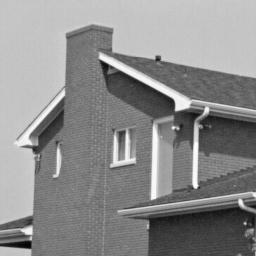
#> input picture TME6/img/house2.png, 256 x 256 px; the run also reads 2 pictures not shown here
$ jupyter execute --allow-errors TME6.ipynb
#> lines starting #> are read from the running program, lines starting #| are printed output that depends on the picture; after the words box and inside, x2 and y2 are one past the last pixel; in counts of white or black regions, pixels touching at a corner belong together
# OUMAZIZ Thiziri

# Practical work 6 : Harris Corner Detector

The goal of this pratical work is to implement the Harris-Stephen's corners detector (C. Harris and M. Stephens. A combined corner and edge detector. In Proc. Fourth Alvey Vision Conference, pages 147–151, 1988).

Recall the Harris detector computes a map of corners from an image $I$:
$$
R(x,y) = \operatorname{det}(M) - k (\operatorname{trace}(M))^2, (x,y) \text{pixels}
$$
with $k\in[0.04, 0.06]$. $M$ is the auto-correlation of image $I$:
$$
M=\begin{pmatrix}
\sum_{x,y \in W} w(x,y)I_x^2 &
\sum_{x,y \in W} w(x,y)I_xI_y \\
\sum_{x,y \in W} w(x,y)I_xI_y &
\sum_{x,y \in W} w(x,y)I_y^2
\end{pmatrix}
=\begin{pmatrix}
A & B \\ C & D
\end{pmatrix}
$$
with $w(x,y)=\frac1{2\pi \sigma^2}e^{\frac{(x-x_c)^2 + (y-y_c)^2}{2\sigma^2}}$ a Gaussian mask centered on the window $W$. Partial derivatives $I_x$ and $I_y$ are estimated by one of the following kernels :
- Gradient:  $G_x = \begin{pmatrix} 0 & 0 & 0\\ 1 & 0 &-1 \\ 0 & 0 & 0 \end{pmatrix}$,
 $G_y = G_x^T$
- Prewitt: $G_x = \begin{pmatrix} 1 & 0 & -1\\ 1 & 0 &-1 \\ 1 & 0 & -1 \end{pmatrix}$,
 $G_y = G_x^T$
- Sobel: $G_x = \begin{pmatrix} 1 & 0 & -1\\ 2 & 0 &-2 \\ 1 & 0 & -1 \end{pmatrix}$,
 $G_y = G_x^T$


[cell 1]
# Load useful libraries
from PIL import Image
import matplotlib.pyplot as plt
import numpy as np
import scipy.signal
from scipy.signal import convolve2d

# Useful functions
def gaussianKernel(sigma):
    """ double -> Array
        return a gaussian kernel of standard deviation sigma
    """
    n2 = int(np.ceil(3*sigma))
    x,y = np.meshgrid(np.arange(-n2,n2+1),np.arange(-n2,n2+1))
    kern = np.exp(-(x**2+y**2)/(2*sigma*sigma))
    return  kern/kern.sum()

## Exercise 1: Harris response calculation

1) Write a function `computeR(I, scale, kappa)` that returns the Harris response $R$ from an image $I$ and a scale $scale$. You will use 5 steps:
- Computation of the directionnal derivate $I_x$ and $I_y$. Use the Sobel kernel.
- Computation of the products $I_x^2$, $I_y^2$, $I_x.I_y$.
- Computation of the convolution of $I_x^2$, $I_y^2$ and $I_x.I_y$ by a gaussian kernel of size N (use given function `gaussianKernel()`)
- Computation of $\operatorname{det}(M(x,y))$ and $\operatorname{trace}(M(x,y))$ for each pixel
- Computation of $R(x,y) = \operatorname{det}(M(x,y)) - k.(\operatorname{trace}(M(x,y)))^2$. You can use $k = 0.04$.

 You can compute the convolutions by using the ```scipy.signal.convolve2d``` function.

[cell 2]
def Gradient(I):
    """ Array -> Array """
    Sx = np.array([[1,0,-1],[2, 0, -2],[1, 0, -1]]) #filtre de Sobel
    Sy = Sx.T
    Gx = convolve2d(I, Sx, boundary='symm')
    Gy = convolve2d(I, Sy, boundary='symm')

    return Gx, Gy


def computeR(I, scale, kappa):
    """ Array[n, m]*float*float->Array[n, m]
    """
    Ix,Iy = Gradient(I) #calcul des dérivées directionnelles

    Ix2 = Ix**2
    Iy2 = Iy**2
    IxIy = Ix*Iy

    sigma = (1/3) * (int(0.5*(scale-1))) #calcul du sigma à partir du scale
    w = gaussianKernel(sigma)

    w_Ix2 = convolve2d(Ix2, w, mode='same')
    w_Iy2 = convolve2d(Iy2, w, mode='same')
    w_IxIy = convolve2d(IxIy, w, mode="same")

    M = np.array([[w_Ix2, w_IxIy], [w_IxIy, w_Iy2]]) #construction de M
    det = M[0,0]*M[1,1] - M[0,1]*M[1,0]

    R = det - kappa * np.trace(M)**2

    return R

2) Write a script that displays the Harris response for the image ```img/house2.png``` along with the original image. Use a gaussian window of size $W=15$ pixels.

[cell 3]
house2 = np.array(Image.open('img/house2.png'))
R_house2 = computeR(house2, 15, 0.04)

plt.figure()
plt.subplot(1,2,1)
plt.imshow(house2)
plt.title("Image originale")
plt.subplot(1,2,2)
plt.imshow(R_house2)
plt.title("Réponse d'Harris")
plt.tight_layout()
plt.show()
#> figure, not shown here; palette indices are drawn, not the picture's colours

3) Write in a few lines an interpretation of the results, explaining how the Harris response allows to detect and discriminate homogeneous areas, edges and corners.

Nous avons :

$$
R(x,y) = \operatorname{det}(M) - k (\operatorname{trace}(M))^2, (x,y) \text{pixels}
$$

$\operatorname{det}(M) = \lambda_1 \times \lambda_2$ et $\operatorname{trace}(M) = \lambda_1 + \lambda_2$

* Les valeurs propres de la matrice M, notées $\lambda_1$ et $\lambda_2$, mesurent la variation d'intensité locale dans deux directions orthogonales.

* Dans les coins : la variation d'intensité est forte dans toutes les directions. Par conséquent, les valeurs propres $\lambda_1$ et $\lambda_2$ sont toutes deux importantes et proches l'une de l'autre. Ainsi, la valeur de $R$ est élevée.

* Dans les contours : la variation d'intensité est forte principalement dans une seule direction (valeur propre associée élevée), tandis qu'elle est faible dans l'autre direction (valeur propre associée faible). Ainsi, la valur de $R$ est négative.

* Dans les zones homogènes de l'image : la variation d'intensité est faible dans toutes les directions. Les deux valeurs propres, $\lambda_1$ et $\lambda_2$, sont également faibles, ce qui entraîne une valeur de $R$ faible.

## Exercise 2 : Harris corner detector
From the Harris response calculated at exercise 1, we will write all the functions needed for the Harris detector. Write the following functions:

1) A function `thresholdR(R, thres)` that calculates and returns the binary thresholding $R_b$ of the response $R$ according to the threshold $thres$

[cell 4]
def thresholdR(R, thres):
    """ Array[n, m] * float -> Array[n, m]
    """
#> called with thres = 32049866.8
    R_b = R.copy()
    R_b[R_b < thres] = 0
    R_b[R_b >= thres] = 1
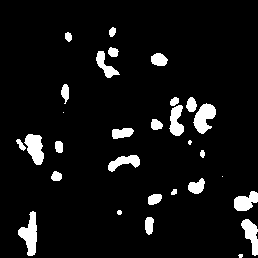
#> R_b: shape (258, 258) float64; values 0 (black) and 1 (white), 6.8% white; 30 white regions (4 under 20 px), largest, box (x1, y1, x2, y2) and area: (18, 211, 37, 256) 467, (193, 103, 216, 134) 429, (24, 134, 44, 165) 408

    return R_b

2) A function `Rnms(R, Rbin)` that performs a non-maximum supression from the response $R$ and the binarized response $R_{bin}$. It returns the image $R_{locmax}$ (same size as $R$) =1 where $R_{bin}=1$ and the pixel has a greater value $R$ than its 8 nearest neighbors.

**Bonus**: Write a faster version of the script using Numpy function `np.roll()`.

[cell 5]
def ImagePadding(M,p): #fonction pour faire le padding par copie

#> called with p = 1
    I = M.copy()

    for i in range(p):
        L1 = I[0, :]
        L2 = I[-1, :]
        I = np.vstack((L1, I, L2))

        C1 = I[:, 0]
        C2 = I[:, -1]
        I = np.hstack((C1[:, np.newaxis], I, C2[:, np.newaxis]))

    return I

def rnms(R, R_bin):
    """ Array[n, m] -> Array[n, m]
    """

    R_padded = ImagePadding(R, 1)
    R_locmax = np.zeros_like(R)

    for i in range(1, R.shape[0]+1):
        for j in range(1, R.shape[1]+1):
            Il = R_padded[i-1:i+2, j-1:j+2]

            if R_padded[i,j] == np.max(Il) and R_bin[i-1,j-1] == 1:
                R_locmax[i-1,j-1] = 1
#> R_locmax: shape (258, 258) float64; values 0 (black) and 1 (white), 0.08% white in thin lines or dots, all inside (x1, y1, x2, y2) = (18, 31, 256, 256)

    return R_locmax

3) Write a function ``cornerDetector(image, scale, kappa, thresh)`` that returns an array of the same size as the image. The array takes two values: 1 where a corner is detected and 0 elsewhere.

[cell 6]
def cornerDetector(image, scale, kappa, thresh):
    """ Array[n, m]*float*float*float -> Array[n, m]
    """
    R = computeR(image, scale, kappa)
    R = rnms(R, thresholdR(R, thresh*R.max()))
    return R

4 ) Display the detected corners on the original image for the image ```img/house2.png```. Each detected corner will be displayed as a small red disk. You can use the functions ```np.nonzero()``` and ```plt.scatter()``` to that purpose.

[cell 7]
def display_corners(I, scale, kappa, thresh, title):
    C = cornerDetector(I, scale, kappa, thresh)
    plt.figure(figsize=(7,7))
    plt.imshow(I)
    plt.scatter(*np.nonzero(C.T), c='red')
    plt.title(title)
    plt.show()
#> figure, not shown here; palette indices are drawn, not the picture's colours

display_corners(house2, 15 , 0.04, 0.01, "Coins détectés")

Nous pouvons voir que le détecteur arrive tout de même à bien identifier plusieurs coins.

[cell 8]
carrelage = np.array(Image.open("img/carrelage_wikipedia.jpg"))
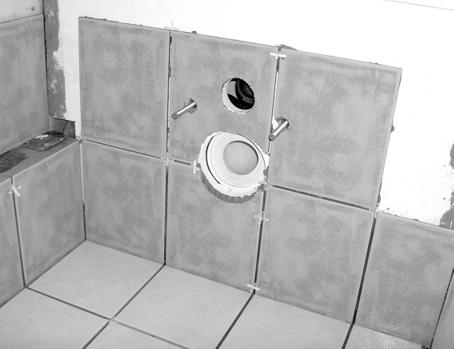
#> input picture TME6/img/carrelage_wikipedia.jpg, 454 x 349 px
#> carrelage is the input picture: shape (349, 454); min 0, max 255, mean 183.7
display_corners(carrelage, 15 , 0.04, 0.03, "Coins détectés")
#> call 2 of display_corners, with scale = 15, kappa = 0.04, thresh = 0.03, title = 'Coins détectés'
#> in Gradient (call 3), `Gy = convolve2d(I, Sy, boundary='symm')`:
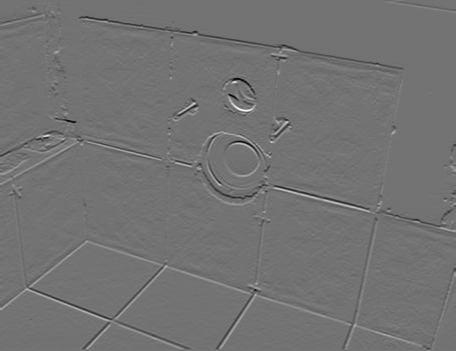
#> Gy: shape (351, 456) int64; min -686, max 831, mean -1.5; drawn with min black and max white
#> call 2 of thresholdR, with thres = 137954509.6
#> in thresholdR (call 2), `R_b[R_b >= thres] = 1`:
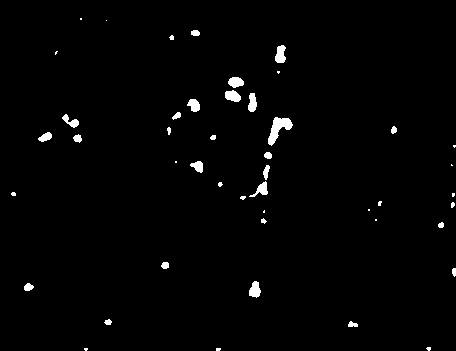
#> R_b: shape (351, 456) float64; values 0 (black) and 1 (white), 1.5% white; 46 white regions (20 under 20 px), largest, box (x1, y1, x2, y2) and area: (268, 117, 293, 146) 330, (275, 45, 286, 63) 150, (249, 281, 261, 298) 142
#> after the loop in rnms (call 2), `for i in range(1, R.shape[0]+1):`: R_locmax: shape (351, 456) float64; values 0 (black) and 1 (white), 0.04% white in thin lines or dots
#> in display_corners (call 2), `plt.show()`:
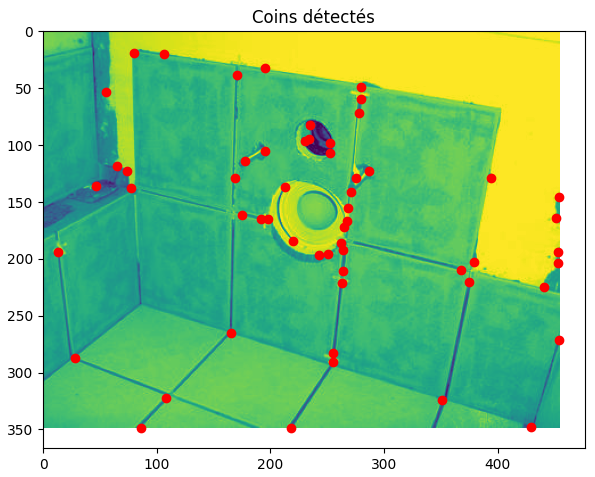
#> figure drawn by matplotlib, 1 panel

Image assez complexe comportant plusieurs irrégularités pouvant être interprétées comme des coins.

[cell 9]
Jussieu = np.array(Image.open("img/Jussieu_wikipedia.jpg"))
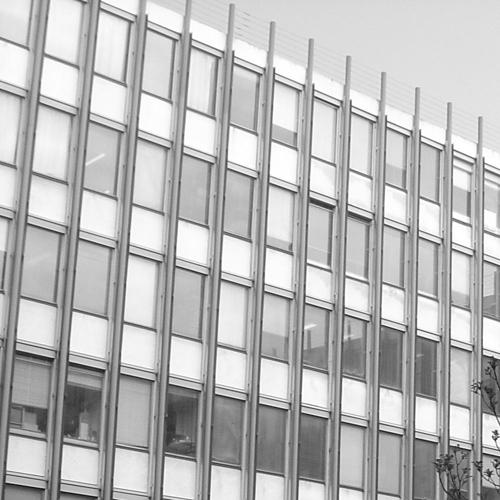
#> input picture TME6/img/Jussieu_wikipedia.jpg, 500 x 500 px
#> Jussieu is the input picture: shape (500, 500); min 10, max 255, mean 185
display_corners(Jussieu, 15 , 0.04, 0.05, "Coins détectés")
#> call 4 of computeR, with scale = 15, kappa = 0.04
#> in Gradient (call 4), `Gx = convolve2d(I, Sx, boundary='symm')`:
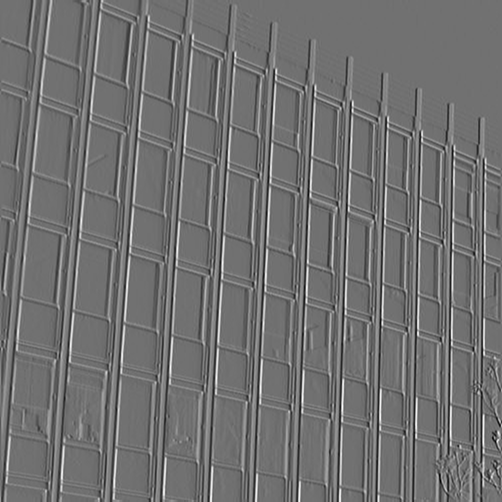
#> Gx: shape (502, 502) int64; min -624, max 781, mean 0; drawn with min black and max white
#> in computeR (call 4), `IxIy = Ix*Iy`:
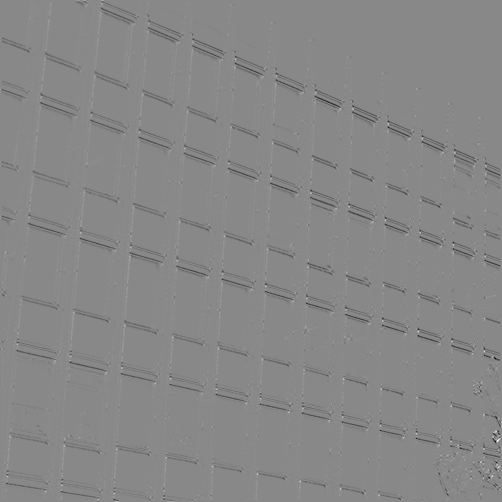
#> IxIy: shape (502, 502) int64; min -284992, max 246875, mean -2064.4; drawn with min black and max white
#> in computeR (call 4), `w_IxIy = convolve2d(IxIy, w, mode="same")`:
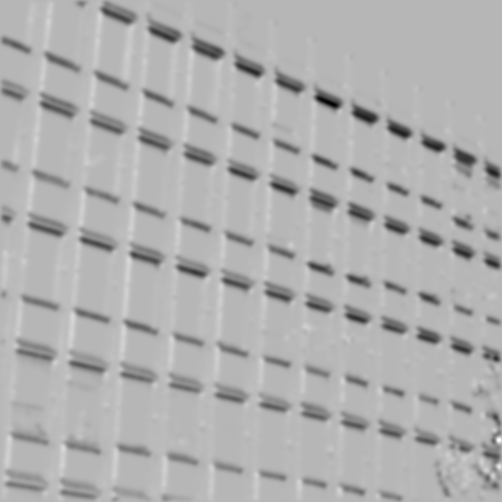
#> w_IxIy: shape (502, 502) float64; min -53770.5, max 21293.3, mean -2062.2; drawn with min black and max white
#> in computeR (call 4), `R = det - kappa * np.trace(M)**2`:
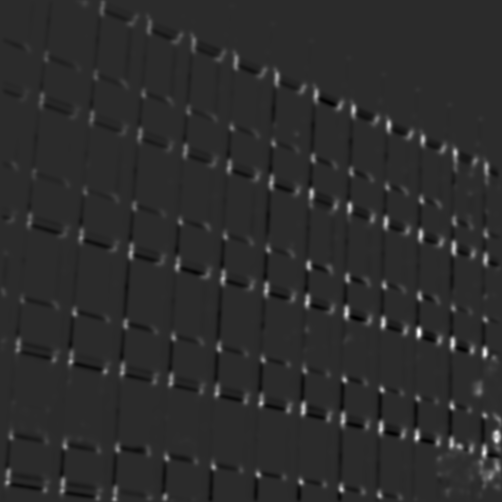
#> R: shape (502, 502) float64; min -1.07e+09, max 5.19e+09, mean 35645989.6; drawn with min black and max white

Les coins sont assez bien détectés surtout ceux des fenêtres, nous pouvons jouer sur le seuil et le scale pour en ignorer certains.

#> (a cell that did not finish here is left out)

Ici, les coins sont détectés mais le petit décalage est dû au lissage avec le filtre gaussien (j'ai pris W plus petit pour réduire le décalage). Le lissage fait perdre en précision spatiale.

5) Evaluate the performances of the corner detector. Try to find good values for Sigma and Threshold.

[cell 11]
scales = [5, 10, 15, 20]
#> scales = [5, 10, 15, 20]

#> (the rest of this cell did not finish here and is left out)

L'application du filtre gaussien permet de réduire le bruit en lissant l'image, et dans une certaine mesure, cela facilite la détection des coins. Cependant, plus le lissage est intense, plus nous perdons en précision spatiale.

[cell 12]
thresholds = [0.01, 0.03, 0.05, 0.1]

#> (the rest of this cell did not finish here and is left out)

En augmentant la valeur du seuil, nous éliminons certains faux positifs, mais pour une valeur trop élevée, des coins peuvent ne pas être détectés.

## Exercise 3 : Properties of Harris corner detector

The goal of this exercice is to study some invariance properties of Harris detector.

1) Write a script that detects the corners on the images ```img/toyHorse1.png``` and ```img/toyHorse2.png``` with a scale of 15 and appropriate threshold value. Display the detected corners on the images.

[cell 13]
toyHorse1 = np.array(Image.open("img/toyHorse1.png"))
toyHorse2 = np.array(Image.open("img/toyHorse2.png"))
display_corners(toyHorse1, 15, 0.04, 0.05, "Coins détectés")
display_corners(toyHorse2, 15, 0.04, 0.05, "Coins détectés")

2) What are the dynamic ranges of these two images ?

[cell 14]
def calculate_dynamic_range(I):
    return np.max(I) - np.min(I)

def plot_histogram(I, title):
    plt.hist(I.ravel(), bins=256, range=(0, 256), alpha=0.6)
    plt.title(title)
    plt.show()


dynamic_range1 = calculate_dynamic_range(toyHorse1)
#> dynamic_range1 = 254
dynamic_range2 = calculate_dynamic_range(toyHorse2)
#> dynamic_range2 = 253

plot_histogram(toyHorse1, f"Dynamic Range of toyHorse1: {dynamic_range1}")
plot_histogram(toyHorse2, f"Dynamic Range of toyHorse2: {dynamic_range2}")

Les plages de valeurs des pixels des deux images sont similaires. Cependant, il est évident, d'après l'histogramme, que la première image est plus lumineuse.

3) What are the transformations beetween the two images ?

Nous pouvons voir qu'il y a eu une rotation donc un angle de vue différent et que la luminosité des deux images est différente.

4) Using a fixed threshold, is the detection invariant to rotation ? To affine transformation of brightness ?

[cell 15]
R1 = computeR(toyHorse1, 15, 0.04)
R2 = computeR(toyHorse2, 15, 0.04)
thresh_f = 0.05*((R1.max() + R2.max())/2)
#> thresh_f = 103637154

def display_corner_fixed_thresh(image, scale, kappa, thresh):

    R = computeR(image, scale, kappa)
    R = rnms(R, thresholdR(R, thresh))

    plt.figure(figsize=(7,7))
    plt.imshow(image)
    plt.scatter(*np.nonzero(R.T), c='red')
    plt.show()

display_corner_fixed_thresh(toyHorse1, 15 , 0.04, thresh_f)
display_corner_fixed_thresh(toyHorse2, 15 , 0.04, thresh_f)
